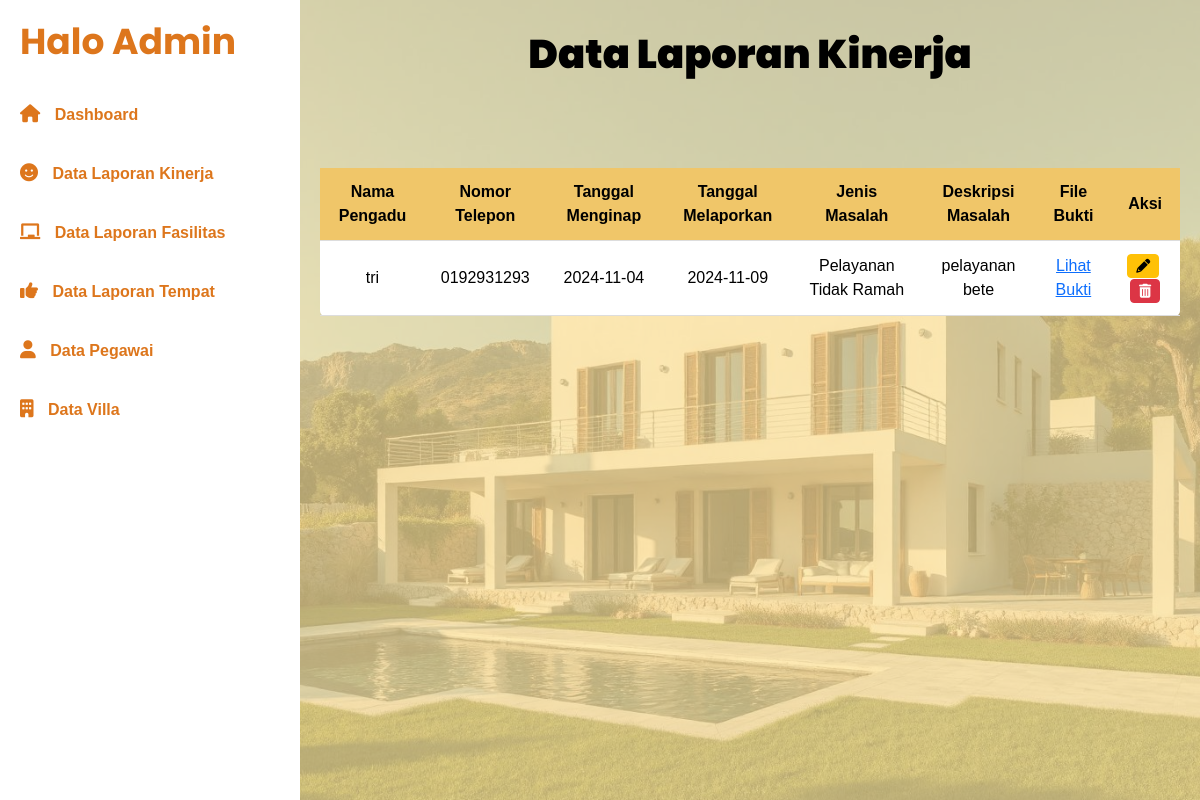
Before: /DashbordKinerja.php with the older database file.
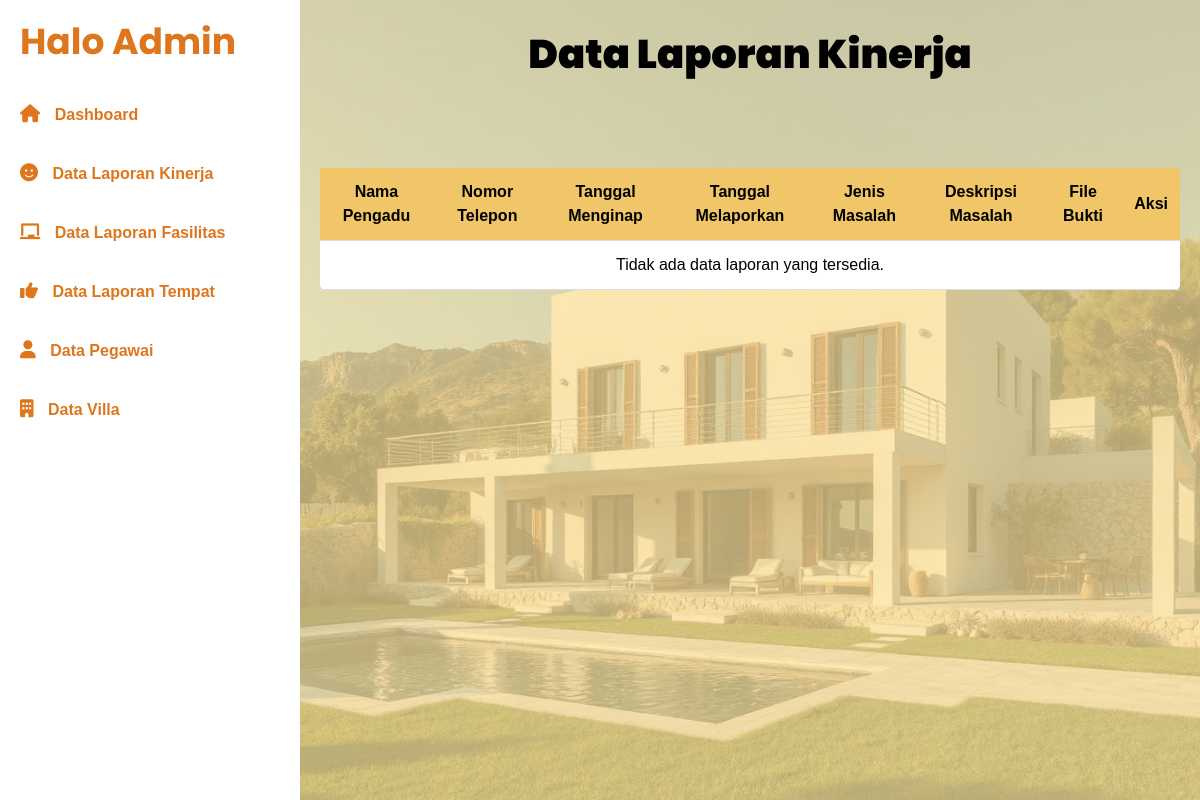
After: the same page with the newer database file.
### tables this page shows
CREATE TABLE `laporan` (
  `id` int(11) NOT NULL,
  `nama_pengadu` varchar(100) DEFAULT NULL,
  `tanggal_melaporkan` date DEFAULT NULL,
  `nomor_telepon` varchar(15) DEFAULT NULL,
  `tanggal_menginap` date DEFAULT NULL,
  `deskripsi_masalah` text DEFAULT NULL,
  `jenis_masalah` varchar(50) DEFAULT NULL,
  `ciri_ciri` varchar(100) DEFAULT NULL,
  `bukti_masalah` longblob DEFAULT NULL
);

### DashbordKinerja.php (the view, shortened to what this page needs)
<?php
$servername = "localhost";
$username = "root";
$password = "";
$dbname = "filya_suite";
$conn = new mysqli($servername, $username, $password, $dbname);
$sql = "SELECT * FROM laporan";
$result = $conn->query($sql);
?>
<!DOCTYPE html>
<html lang="en">
<head>
    <link rel="stylesheet" href="https://cdnjs.cloudflare.com/ajax/libs/font-awesome/6.0.0-beta3/css/all.min.css">
    <link href="https://cdn.jsdelivr.net/npm/bootstrap@5.3.0-alpha1/dist/css/bootstrap.min.css" rel="stylesheet">
</head>
<body>
    <div class="sidebar">
        <h2>Halo Admin</h2>
        <a href="Dashboardadmin.php"><i class="fas fa-home"></i> Dashboard</a>
        <a href="DashbordKinerja.php"><i class="fas fa-smile"></i> Data Laporan Kinerja</a>
        <a href="DashbordFasilitas.php"><i class="fas fa-chalkboard"></i> Data Laporan Fasilitas</a>
        <a href="DashboardTempt.php"><i class="fas fa-thumbs-up"></i> Data Laporan Tempat</a>
        <a href="Dashboarddatapegawai.php"><i class="fas fa-user"></i> Data Pegawai</a>
        <a href="datavilla.php"><i class="fas fa-building"></i> Data Villa</a>
    </div>
    <div class="main-content">
        <h1><strong>Data Laporan Kinerja</strong></h1>
        <div class="table-responsive">
            <table>
                <thead>
                    <tr>
                        <th>Nama Pengadu</th>
                        <th>Nomor Telepon</th>
                        <th>Tanggal Menginap</th>
                        <th>Tanggal Melaporkan</th>
                        <th>Jenis Masalah</th>
                        <th>Deskripsi Masalah</th>
                        <th>File Bukti</th>
                        <th>Aksi</th>
                    </tr>
                </thead>
                <tbody>
                    <?php if (isset($result) && $result->num_rows > 0) : ?>
                        <?php while($laporan = $result->fetch_assoc()) : ?>
                            <tr>
                                <td><?php echo $laporan['nama_pengadu']; ?></td>
                                <td><?php echo $laporan['nomor_telepon']; ?></td>
                                <td><?php echo $laporan['tanggal_menginap']; ?></td>
                                <td><?php echo $laporan['tanggal_melaporkan']; ?></td>
                                <td><?php echo $laporan['jenis_masalah']; ?></td>
                                <td><?php echo $laporan['deskripsi_masalah']; ?></td>
                                <td>
                                <?php if (!empty($laporan['bukti_masalah'])): ?>
                                <a href="abcd.jpg" target="_blank">Lihat Bukti</a>
                                <?php else: ?>
                                Tidak Ada Bukti
                                <?php endif; ?>
                                </td>
                                <td class="text-center">
                                    <a href="proses_kinerja/edit.php?id=<?php echo $laporan['id']; ?>" class="btn btn-warning btn-sm d-inline-flex align-items-center me-1">
                                        <i class="fas fa-pencil-alt"></i>
                                    </a>
                                    <a href="proses_kinerja/delete.php?id=<?php echo $laporan['id']; ?>" class="btn btn-danger btn-sm d-inline-flex align-items-center" onclick="return confirm('Apakah Anda yakin ingin menghapus data ini?')">
                                        <i class="fas fa-trash-alt"></i>
                                    </a>
                                </td>
                            </tr>
                        <?php endwhile; ?>
                    <?php else : ?>
                        <tr>
                            <td colspan="8">Tidak ada data laporan yang tersedia.</td>
                        </tr>
                    <?php endif; ?>
                </tbody>
            </table>
        </div>
    </div>
</body>
</html>

Changed rows visible on the page:
removed laporan: nama_pengadu "tri", nomor_telepon "0192931293", tanggal_menginap "2024-11-04", tanggal_melaporkan "2024-11-09", jenis_masalah "Pelayanan Tidak Ramah", deskripsi_masalah "pelayanan bete", shows "Lihat Bukti"
Other visible differences:
text now shown: "Tidak ada data laporan yang tersedia."
